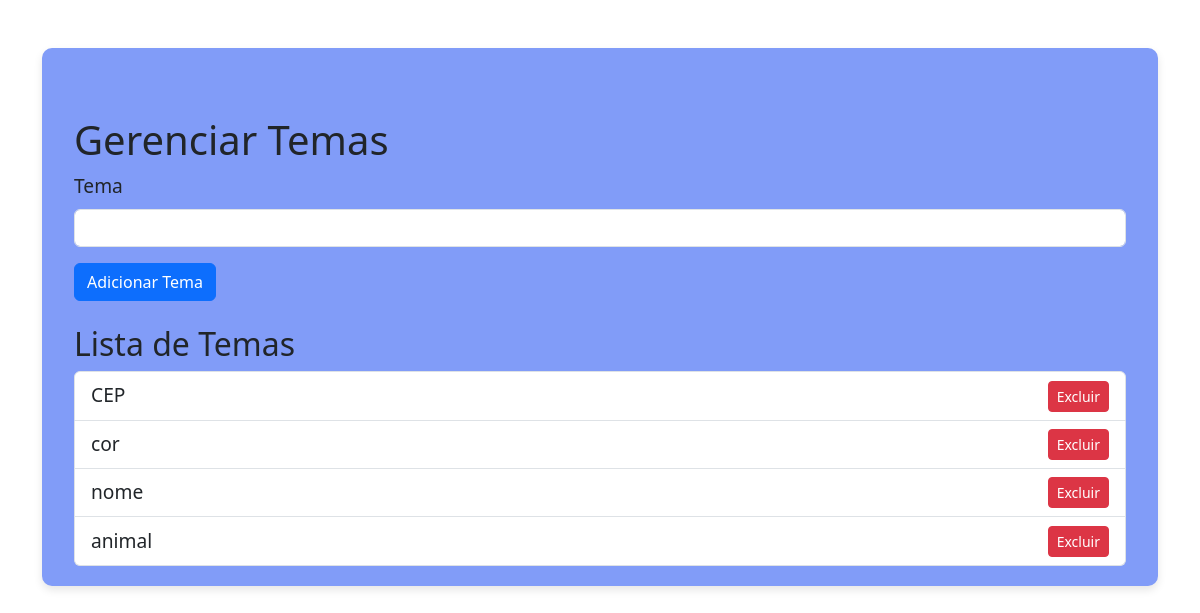
/admin/tema, run on the app's committed database.
### app.py (models this page shows)
class Tema(db.Model):
    id = db.Column(db.Integer, primary_key=True)
    nome = db.Column(db.String(50), nullable=False)

### app.py (the view)
@app.route('/admin/tema', methods=['GET', 'POST'])
def admin_tema():
    if request.method == 'POST':
        nome = request.form.get('nome')
        tema = Tema(nome=nome)
        db.session.add(tema)
        db.session.commit()
    temas = Tema.query.all()
    return render_template('tema.html', temas=temas)

### templates/tema.html
{% extends "base.html" %}
{% block content %}
<div class="container mt-5">
    <h1>Gerenciar Temas</h1>
    <form method="POST" action="/admin/tema">
        <div class="mb-3">
            <label for="nome" class="form-label">Tema</label>
            <input type="text" class="form-control" id="nome" name="nome" required>
        </div>
        <button type="submit" class="btn btn-primary">Adicionar Tema</button>
    </form>
    <h2 class="mt-4">Lista de Temas</h2>
    <ul class="list-group">
        {% for tema in temas %}
            <li class="list-group-item d-flex justify-content-between align-items-center">
                {{ tema.nome }}
                <form method="POST" action="/admin/tema/{{ tema.id }}" class="d-inline">
                    <button type="submit" class="btn btn-danger btn-sm">Excluir</button>
                </form>
            </li>
        {% endfor %}
    </ul>
</div>
{% endblock %}

### data on the page
Tema: nome "CEP"
Tema: nome "cor"
Tema: nome "nome"
Tema: nome "animal"
